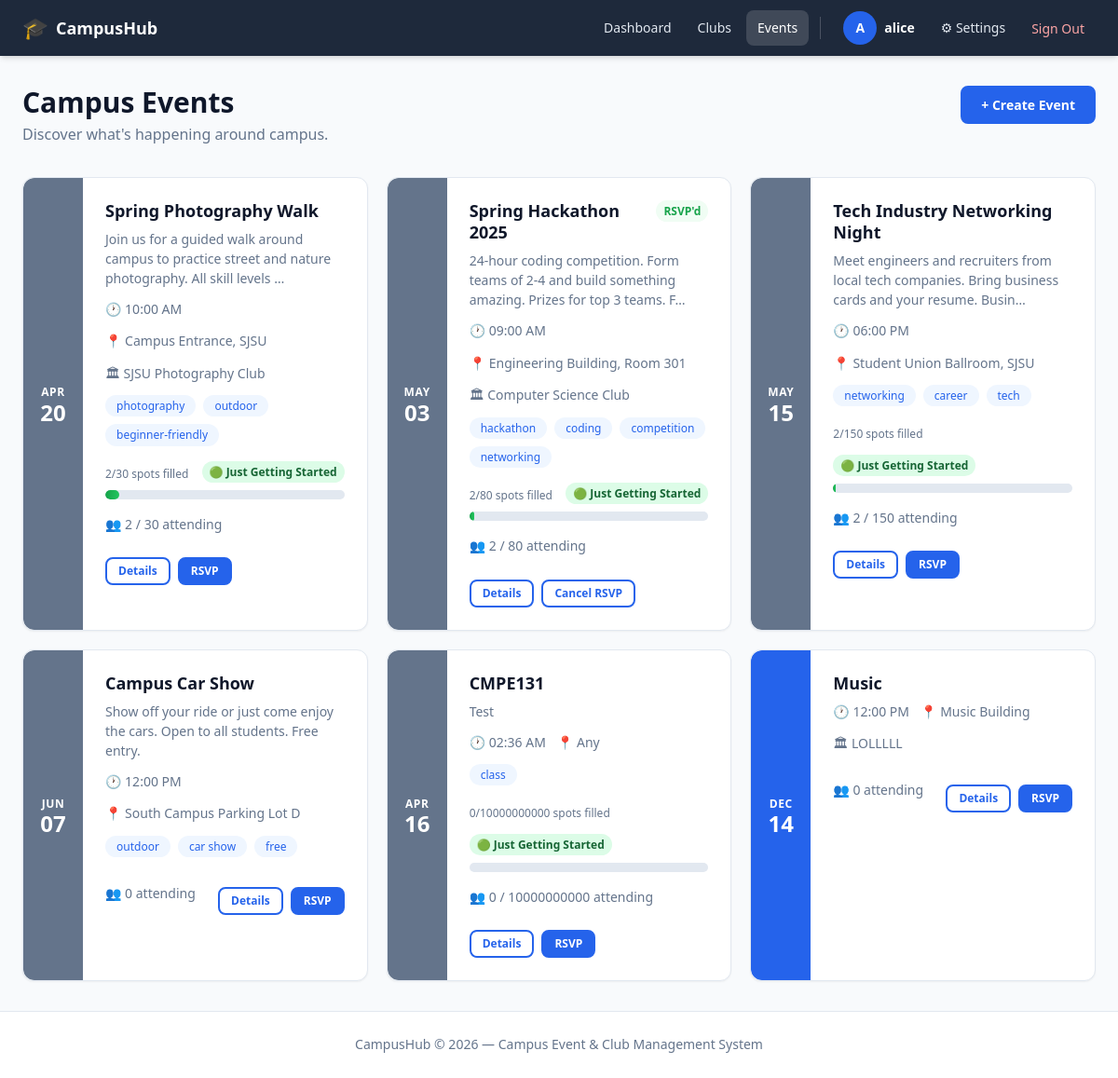
Screenshot of /events (signed in) with the database file from the repository.
### app/models/user.py (models this page shows, shortened)
class User(Base):
    __tablename__ = "users"
    id: Mapped[int] = mapped_column(Integer, primary_key=True, index=True)
    username: Mapped[str] = mapped_column(String(50), unique=True, nullable=False, index=True)
    email: Mapped[str] = mapped_column(String(255), unique=True, nullable=False, index=True)
    phone_number: Mapped[str | None] = mapped_column(String(20), nullable=True)
    profile_photo_path: Mapped[str | None] = mapped_column(String(500), nullable=True)
    hashed_password: Mapped[str] = mapped_column(String(255), nullable=False)
    is_active: Mapped[bool] = mapped_column(Boolean, default=True, nullable=False)
    is_admin: Mapped[bool] = mapped_column(Boolean, default=False, nullable=False)
    created_at: Mapped[datetime] = mapped_column(DateTime, server_default=func.now(), nullable=False)
    updated_at: Mapped[datetime] = mapped_column(
        DateTime, server_default=func.now(), onupdate=func.now(), nullable=False
    )
    settings: Mapped["UserSettings"] = relationship(
        "UserSettings", back_populates="user", uselist=False, cascade="all, delete-orphan"
    )
    club_memberships: Mapped[list["ClubMembership"]] = relationship(  # type: ignore[name-defined]
        "ClubMembership", back_populates="user", cascade="all, delete-orphan"
    )
    created_clubs: Mapped[list["Club"]] = relationship(  # type: ignore[name-defined]
        "Club", back_populates="creator", foreign_keys="Club.created_by"
    )
    created_events: Mapped[list["Event"]] = relationship(  # type: ignore[name-defined]
        "Event", back_populates="creator"
    )
    event_attendances: Mapped[list["EventAttendee"]] = relationship(  # type: ignore[name-defined]
        "EventAttendee", back_populates="user", cascade="all, delete-orphan"
    )

### app/models/event.py (models this page shows, shortened)
class Event(Base):
    __tablename__ = "events"
    id: Mapped[int] = mapped_column(Integer, primary_key=True, index=True)
    title: Mapped[str] = mapped_column(String(200), nullable=False)
    description: Mapped[str | None] = mapped_column(String(5000), nullable=True)
    location: Mapped[str | None] = mapped_column(String(300), nullable=True)
    map_query: Mapped[str | None] = mapped_column(String(500), nullable=True)
    event_date: Mapped[date] = mapped_column(Date, nullable=False)
    event_time: Mapped[time | None] = mapped_column(Time, nullable=True)
    capacity: Mapped[int | None] = mapped_column(Integer, nullable=True)
    is_private: Mapped[bool] = mapped_column(Boolean, default=False, nullable=False)
    created_by: Mapped[int] = mapped_column(
        Integer, ForeignKey("users.id", ondelete="SET NULL"), nullable=True
    )
    club_id: Mapped[int | None] = mapped_column(
        Integer, ForeignKey("clubs.id", ondelete="SET NULL"), nullable=True
    )
    created_at: Mapped[datetime] = mapped_column(DateTime, server_default=func.now(), nullable=False)
    updated_at: Mapped[datetime] = mapped_column(
        DateTime, server_default=func.now(), onupdate=func.now(), nullable=False
    )
    creator: Mapped["User"] = relationship(  # type: ignore[name-defined]
        "User", back_populates="created_events"
    )
    club: Mapped["Club | None"] = relationship(  # type: ignore[name-defined]
        "Club", back_populates="events"
    )
    attendees: Mapped[list["EventAttendee"]] = relationship(
        "EventAttendee", back_populates="event", cascade="all, delete-orphan"
    )
    tags: Mapped[list["Tag"]] = relationship(
        "Tag", secondary=event_tags, back_populates="events"
    )

class Tag(Base):
    __tablename__ = "tags"
    id: Mapped[int] = mapped_column(Integer, primary_key=True, index=True)
    name: Mapped[str] = mapped_column(String(50), unique=True, nullable=False, index=True)
    events: Mapped[list["Event"]] = relationship(
        "Event", secondary=event_tags, back_populates="tags"
    )

### app/models/club.py (models this page shows, shortened)
class Club(Base):
    __tablename__ = "clubs"
    id: Mapped[int] = mapped_column(Integer, primary_key=True, index=True)
    name: Mapped[str] = mapped_column(String(100), unique=True, nullable=False, index=True)
    description: Mapped[str | None] = mapped_column(String(1000), nullable=True)
    is_private: Mapped[bool] = mapped_column(Boolean, default=False, nullable=False)
    created_by: Mapped[int] = mapped_column(
        Integer, ForeignKey("users.id", ondelete="SET NULL"), nullable=True
    )
    created_at: Mapped[datetime] = mapped_column(DateTime, server_default=func.now(), nullable=False)
    updated_at: Mapped[datetime] = mapped_column(
        DateTime, server_default=func.now(), onupdate=func.now(), nullable=False
    )
    creator: Mapped["User"] = relationship(  # type: ignore[name-defined]
        "User", back_populates="created_clubs", foreign_keys=[created_by]
    )
    memberships: Mapped[list["ClubMembership"]] = relationship(
        "ClubMembership", back_populates="club", cascade="all, delete-orphan"
    )
    roles: Mapped[list["ClubRole"]] = relationship(
        "ClubRole", back_populates="club", cascade="all, delete-orphan"
    )
    events: Mapped[list["Event"]] = relationship(  # type: ignore[name-defined]
        "Event", back_populates="club"
    )

### app/routers/events.py (the view)
@router.get("", response_class=HTMLResponse)
async def event_list(
    request: Request,
    db: Session = Depends(get_db),
    current_user: User = Depends(get_current_user),
):
    from datetime import date
    events = event_service.list_events(db, upcoming_only=False, current_user=current_user)
    rsvp_event_ids = {a.event_id for a in current_user.event_attendances}
    return templates.TemplateResponse(
        request,
        "events/list.html",
        {
            "events": events,
            "current_user": current_user,
            "rsvp_event_ids": rsvp_event_ids,
            "today": date.today(),
        },
    )

### app/templates/events/list.html (shortened to what this page needs)
{% extends "base.html" %}
{% block content %}
<div class="page-header">
    <div>
        <h1 class="page-title">Campus Events</h1>
        <p class="page-subtitle">Discover what's happening around campus.</p>
    </div>
    <a href="/events/create" class="btn btn-primary">+ Create Event</a>
</div>
{% if events %}
<div class="grid-cards">
    {% for event in events %}
    <div class="card card-event-full">
        <div class="card-date-strip {% if event.event_date < today %}date-past{% endif %}">
            <span class="date-month">{{ event.event_date.strftime('%b') }}</span>
            <span class="date-day">{{ event.event_date.strftime('%d') }}</span>
        </div>
        <div class="card-body">
            <div class="card-top">
                <h3 class="card-title">
                    <a href="/events/{{ event.id }}" class="link-unstyled">{{ event.title }}</a>
                </h3>
                <div class="badge-group">
                    {% if event.id in rsvp_event_ids %}
                    <span class="badge badge-success">RSVP'd</span>
                    {% endif %}
                </div>
            </div>
            {% if event.description %}
            <p class="card-desc">{{ event.description[:100] }}{% if event.description|length > 100 %}…{% endif %}</p>
            {% endif %}
            <div class="card-meta">
                {% if event.event_time %}
                <span class="meta-item">🕐 {{ event.event_time.strftime('%I:%M %p') }}</span>
                {% endif %}
                {% if event.location %}
                <span class="meta-item">📍 {{ event.location }}</span>
                {% endif %}
                {% if event.club %}
                <span class="meta-item">🏛 {{ event.club.name }}</span>
                {% endif %}
            </div>
            {% if event.tags %}
            <div class="tag-row">
                {% for tag in event.tags %}<span class="tag">{{ tag.name }}</span>{% endfor %}
            </div>
            {% endif %}
            {% if event.has_limited_capacity %}
            <div class="hype-meter">
                <div class="hype-meter-header">
                    <span class="capacity-text">{{ event.spots_filled_text }}</span>
                    <span class="badge {{ event.hype_status.badge_class }}">{{ event.hype_status.label }}</span>
                </div>
                <div class="progress hype-progress" role="progressbar" aria-valuenow="{{ event.fill_percentage }}" aria-valuemin="0" aria-valuemax="100">
                    <div class="progress-bar {{ event.hype_status.progress_class }}" style="width: {{ event.fill_percentage }}%"></div>
                </div>
            </div>
            {% endif %}
            <div class="card-footer-row">
                <span class="attendee-count">👥 {{ event.attendee_count }}{% if event.capacity %} / {{ event.capacity }}{% endif %} attending</span>
                <div class="card-actions">
                    <a href="/events/{{ event.id }}" class="btn btn-outline btn-sm">Details</a>
                    {% if event.id not in rsvp_event_ids and not event.is_full %}
                    <form action="/events/{{ event.id }}/rsvp" method="post" style="display:inline">
                        <button type="submit" class="btn btn-primary btn-sm">RSVP</button>
                    </form>
                    {% elif event.id in rsvp_event_ids %}
                    <form action="/events/{{ event.id }}/cancel-rsvp" method="post" style="display:inline">
                        <button type="submit" class="btn btn-outline btn-sm">Cancel RSVP</button>
                    </form>
                    {% endif %}
                </div>
            </div>
        </div>
    </div>
    {% endfor %}
</div>
{% endif %}
{% endblock %}

### app/templates/base.html (shortened to what this page needs)
<!DOCTYPE html>
<html lang="{{ current_user.settings.language if current_user and current_user.settings else 'en' }}"
      data-theme="{{ current_user.settings.theme if current_user and current_user.settings else 'light' }}"
      data-text-size="{{ current_user.settings.text_size if current_user and current_user.settings else 'medium' }}">
<head>
    <link rel="stylesheet" href="/static/css/style.css" />
</head>
<body>
<nav class="navbar">
    <div class="navbar-brand">
        <a href="/" class="brand-link">
            <span class="brand-icon">🎓</span>
            <span class="brand-name">CampusHub</span>
        </a>
    </div>
    {% if current_user %}
    <div class="navbar-menu" id="navMenu">
        <a href="/" class="nav-link {% if request.url.path == '/' %}active{% endif %}">Dashboard</a>
        <a href="/clubs" class="nav-link {% if request.url.path.startswith('/clubs') %}active{% endif %}">Clubs</a>
        <a href="/events" class="nav-link {% if request.url.path.startswith('/events') %}active{% endif %}">Events</a>
        <div class="nav-user">
            {% if current_user.profile_photo_url %}
            <img src="{{ current_user.profile_photo_url }}" alt="{{ current_user.username }} profile photo" class="nav-avatar" />
            {% else %}
            <span class="member-avatar nav-avatar-fallback">{{ current_user.username[0].upper() }}</span>
            {% endif %}
            <span class="nav-username">{{ current_user.username }}</span>
        </div>
        <a href="/settings" class="nav-link {% if request.url.path.startswith('/settings') %}active{% endif %}">⚙ Settings</a>
        <form action="/auth/logout" method="post" class="nav-logout-form">
            <button type="submit" class="nav-link btn-logout">Sign Out</button>
        </form>
    </div>
    {% else %}
    <div class="navbar-menu">
        <a href="/auth/login" class="nav-link">Log In</a>
        <a href="/auth/register" class="btn btn-primary">Sign Up</a>
    </div>
    {% endif %}
</nav>
{% set flash = request.session.pop("flash", None) if request.session else None %}
<main class="main-content">
    {% block content %}{% endblock %}
</main>
<footer class="footer">
    <p>CampusHub &copy; 2026 &mdash; Campus Event &amp; Club Management System</p>
</footer>
</body>
</html>

### rows the page displays
User: username "A", username "alice"
Event: event_date "APR", event_date "20", title "Spring Photography Walk", description "Join us for a guided walk around campus to practice street and nature photography. All skill levels", event_time "10:00 AM", location "Campus Entrance, SJSU", club.name "SJSU Photography Club", spots_filled_text "2/30 spots filled", hype_status.label "🟢 Just Getting Started", attendee_count "2", capacity "30"
Tag: name "photography"
Tag: name "outdoor"
Tag: name "beginner-friendly"
Event: event_date "MAY", event_date "03", title "Spring Hackathon 2025", shows "RSVP'd", description "24-hour coding competition. Form teams of 2-4 and build something amazing. Prizes for top 3 teams. F", event_time "09:00 AM", location "Engineering Building, Room 301", club.name "Computer Science Club", spots_filled_text "2/80 spots filled", hype_status.label "🟢 Just Getting Started", attendee_count "2", capacity "80"
Tag: name "hackathon"
Tag: name "coding"
Tag: name "competition"
Tag: name "networking"
Event: event_date "MAY", event_date "15", title "Tech Industry Networking Night", description "Meet engineers and recruiters from local tech companies. Bring business cards and your resume. Busin", event_time "06:00 PM", location "Student Union Ballroom, SJSU", spots_filled_text "2/150 spots filled", hype_status.label "🟢 Just Getting Started", attendee_count "2", capacity "150"
Tag: name "career"
Tag: name "tech"
Event: event_date "JUN", event_date "07", title "Campus Car Show", description "Show off your ride or just come enjoy the cars. Open to all students. Free entry.", event_time "12:00 PM", location "South Campus Parking Lot D", attendee_count "0"
Tag: name "car show"
Tag: name "free"
Event: event_date "APR", event_date "16", title "CMPE131", description "Test", event_time "02:36 AM", location "Any", spots_filled_text "0/10000000000 spots filled", hype_status.label "🟢 Just Getting Started", attendee_count "0", capacity "10000000000"
Tag: name "class"
Event: event_date "DEC", event_date "14", title "Music", event_time "12:00 PM", location "Music Building", club.name "LOLLLLL", attendee_count "0"
